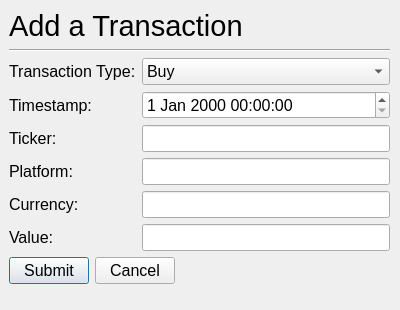
<?xml version="1.0" encoding="UTF-8"?>
<ui version="4.0">
 <class>dialog_add_transaction</class>
 <widget class="QDialog" name="dialog_add_transaction">
  <property name="geometry">
   <rect>
    <x>0</x>
    <y>0</y>
    <width>400</width>
    <height>310</height>
   </rect>
  </property>
  <property name="font">
   <font>
    <pointsize>12</pointsize>
   </font>
  </property>
  <property name="windowTitle">
   <string>Add a Transaction – Trading Portfolio Tracker</string>
  </property>
  <widget class="QWidget" name="verticalLayoutWidget">
   <property name="geometry">
    <rect>
     <x>9</x>
     <y>9</y>
     <width>381</width>
     <height>291</height>
    </rect>
   </property>
   <layout class="QVBoxLayout" name="vert_layout_dialog">
    <item>
     <widget class="QLabel" name="lbl_add_transaction">
      <property name="font">
       <font>
        <pointsize>22</pointsize>
       </font>
      </property>
      <property name="text">
       <string>Add a Transaction</string>
      </property>
     </widget>
    </item>
    <item>
     <widget class="Line" name="hori_line_transaction_header">
      <property name="orientation">
       <enum>Qt::Horizontal</enum>
      </property>
     </widget>
    </item>
    <item>
     <layout class="QFormLayout" name="form_layout_transaction">
      <item row="0" column="0">
       <widget class="QLabel" name="lbl_transaction_type">
        <property name="text">
         <string>Transaction Type:</string>
        </property>
       </widget>
      </item>
      <item row="0" column="1">
       <widget class="QComboBox" name="combo_box_transaction_type">
        <item>
         <property name="text">
          <string>Buy</string>
         </property>
        </item>
        <item>
         <property name="text">
          <string>Sell</string>
         </property>
        </item>
       </widget>
      </item>
      <item row="1" column="0">
       <widget class="QLabel" name="lbl_timestamp">
        <property name="text">
         <string>Timestamp:</string>
        </property>
       </widget>
      </item>
      <item row="1" column="1">
       <widget class="QDateTimeEdit" name="datetime_edit_transaction">
        <property name="timeSpec">
         <enum>Qt::LocalTime</enum>
        </property>
       </widget>
      </item>
      <item row="2" column="0">
       <widget class="QLabel" name="lbl_ticker">
        <property name="text">
         <string>Ticker:</string>
        </property>
       </widget>
      </item>
      <item row="2" column="1">
       <widget class="QLineEdit" name="line_edit_ticker"/>
      </item>
      <item row="3" column="0">
       <widget class="QLabel" name="lbl_platform">
        <property name="text">
         <string>Platform:</string>
        </property>
       </widget>
      </item>
      <item row="3" column="1">
       <widget class="QLineEdit" name="line_edit_platform"/>
      </item>
      <item row="4" column="0">
       <widget class="QLabel" name="lbl_currency">
        <property name="text">
         <string>Currency:</string>
        </property>
       </widget>
      </item>
      <item row="4" column="1">
       <widget class="QLineEdit" name="line_edit_currency"/>
      </item>
      <item row="5" column="0">
       <widget class="QLabel" name="lbl_value">
        <property name="text">
         <string>Value:</string>
        </property>
       </widget>
      </item>
      <item row="5" column="1">
       <widget class="QLineEdit" name="line_edit_value"/>
      </item>
     </layout>
    </item>
    <item>
     <layout class="QHBoxLayout" name="hori_layout_submit_transaction">
      <item>
       <widget class="QPushButton" name="btn_submit_transaction">
        <property name="text">
         <string>Submit</string>
        </property>
       </widget>
      </item>
      <item>
       <widget class="QPushButton" name="btn_cancel_transaction">
        <property name="text">
         <string>Cancel</string>
        </property>
       </widget>
      </item>
      <item>
       <spacer name="hori_spacer_btns">
        <property name="orientation">
         <enum>Qt::Horizontal</enum>
        </property>
        <property name="sizeHint" stdset="0">
         <size>
          <width>40</width>
          <height>20</height>
         </size>
        </property>
       </spacer>
      </item>
     </layout>
    </item>
    <item>
     <spacer name="vert_spacer_dialog">
      <property name="orientation">
       <enum>Qt::Vertical</enum>
      </property>
      <property name="sizeHint" stdset="0">
       <size>
        <width>20</width>
        <height>40</height>
       </size>
      </property>
     </spacer>
    </item>
   </layout>
  </widget>
 </widget>
 <resources/>
 <connections/>
</ui>
